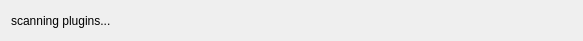
<?xml version="1.0" encoding="UTF-8"?>
<ui version="4.0">
 <class>PluginScanDialog</class>
 <widget class="QDialog" name="PluginScanDialog">
  <property name="windowModality">
   <enum>Qt::ApplicationModal</enum>
  </property>
  <property name="geometry">
   <rect>
    <x>0</x>
    <y>0</y>
    <width>583</width>
    <height>41</height>
   </rect>
  </property>
  <property name="windowTitle">
   <string>[Jamtaba] Scanning plugins ...</string>
  </property>
  <layout class="QHBoxLayout" name="horizontalLayout">
   <item>
    <widget class="QLabel" name="labelPluginText">
     <property name="text">
      <string>scanning plugins...</string>
     </property>
    </widget>
   </item>
  </layout>
 </widget>
 <resources/>
 <connections/>
</ui>
